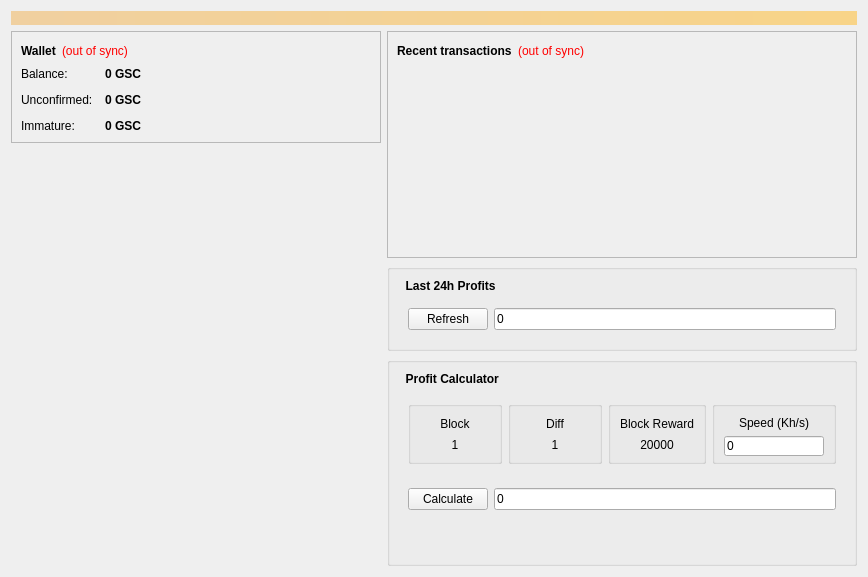
<?xml version="1.0" encoding="UTF-8"?>
<ui version="4.0">
 <class>OverviewPage</class>
 <widget class="QWidget" name="OverviewPage">
  <property name="geometry">
   <rect>
    <x>0</x>
    <y>0</y>
    <width>868</width>
    <height>577</height>
   </rect>
  </property>
  <property name="windowTitle">
   <string>Form</string>
  </property>
  <layout class="QVBoxLayout" name="topLayout">
   <item>
    <widget class="QLabel" name="labelAlerts">
     <property name="visible">
      <bool>false</bool>
     </property>
     <property name="styleSheet">
      <string notr="true">background-color: qlineargradient(x1: 0, y1: 0, x2: 1, y2: 0, stop:0 #F0D0A0, stop:1 #F8D488); color:#000000;</string>
     </property>
     <property name="wordWrap">
      <bool>true</bool>
     </property>
     <property name="margin">
      <number>3</number>
     </property>
    </widget>
   </item>
   <item>
    <layout class="QHBoxLayout" name="horizontalLayout" stretch="1,0">
     <item>
      <layout class="QVBoxLayout" name="verticalLayout_2">
       <item>
        <widget class="QFrame" name="frame">
         <property name="frameShape">
          <enum>QFrame::StyledPanel</enum>
         </property>
         <property name="frameShadow">
          <enum>QFrame::Raised</enum>
         </property>
         <layout class="QVBoxLayout" name="verticalLayout_4">
          <item>
           <layout class="QHBoxLayout" name="horizontalLayout_4">
            <item>
             <widget class="QLabel" name="label_5">
              <property name="font">
               <font>
                <weight>75</weight>
                <bold>true</bold>
               </font>
              </property>
              <property name="text">
               <string>Wallet</string>
              </property>
             </widget>
            </item>
            <item>
             <widget class="QLabel" name="labelWalletStatus">
              <property name="toolTip">
               <string>The displayed information may be out of date. Your wallet automatically synchronizes with the MaxCoin network after a connection is established, but this process has not completed yet.</string>
              </property>
              <property name="styleSheet">
               <string notr="true">QLabel { color: red; }</string>
              </property>
              <property name="text">
               <string notr="true">(out of sync)</string>
              </property>
              <property name="alignment">
               <set>Qt::AlignLeading|Qt::AlignLeft|Qt::AlignVCenter</set>
              </property>
             </widget>
            </item>
            <item>
             <spacer name="horizontalSpacer_2">
              <property name="orientation">
               <enum>Qt::Horizontal</enum>
              </property>
              <property name="sizeHint" stdset="0">
               <size>
                <width>40</width>
                <height>20</height>
               </size>
              </property>
             </spacer>
            </item>
           </layout>
          </item>
          <item>
           <layout class="QFormLayout" name="formLayout_2">
            <property name="fieldGrowthPolicy">
             <enum>QFormLayout::AllNonFixedFieldsGrow</enum>
            </property>
            <property name="horizontalSpacing">
             <number>12</number>
            </property>
            <property name="verticalSpacing">
             <number>12</number>
            </property>
            <item row="0" column="0">
             <widget class="QLabel" name="label">
              <property name="text">
               <string>Balance:</string>
              </property>
             </widget>
            </item>
            <item row="0" column="1">
             <widget class="QLabel" name="labelBalance">
              <property name="font">
               <font>
                <weight>75</weight>
                <bold>true</bold>
               </font>
              </property>
              <property name="cursor">
               <cursorShape>IBeamCursor</cursorShape>
              </property>
              <property name="toolTip">
               <string>Your current balance</string>
              </property>
              <property name="text">
               <string notr="true">0 GSC</string>
              </property>
              <property name="textInteractionFlags">
               <set>Qt::LinksAccessibleByMouse|Qt::TextSelectableByKeyboard|Qt::TextSelectableByMouse</set>
              </property>
             </widget>
            </item>
            <item row="1" column="0">
             <widget class="QLabel" name="label_3">
              <property name="text">
               <string>Unconfirmed:</string>
              </property>
             </widget>
            </item>
            <item row="1" column="1">
             <widget class="QLabel" name="labelUnconfirmed">
              <property name="font">
               <font>
                <weight>75</weight>
                <bold>true</bold>
               </font>
              </property>
              <property name="cursor">
               <cursorShape>IBeamCursor</cursorShape>
              </property>
              <property name="toolTip">
               <string>Total of transactions that have yet to be confirmed, and do not yet count toward the current balance</string>
              </property>
              <property name="text">
               <string notr="true">0 GSC</string>
              </property>
              <property name="textInteractionFlags">
               <set>Qt::LinksAccessibleByMouse|Qt::TextSelectableByKeyboard|Qt::TextSelectableByMouse</set>
              </property>
             </widget>
            </item>
            <item row="2" column="0">
             <widget class="QLabel" name="labelImmatureText">
              <property name="text">
               <string>Immature:</string>
              </property>
             </widget>
            </item>
            <item row="2" column="1">
             <widget class="QLabel" name="labelImmature">
              <property name="font">
               <font>
                <weight>75</weight>
                <bold>true</bold>
               </font>
              </property>
              <property name="toolTip">
               <string>Mined balance that has not yet matured</string>
              </property>
              <property name="text">
               <string notr="true">0 GSC</string>
              </property>
              <property name="textInteractionFlags">
               <set>Qt::LinksAccessibleByMouse|Qt::TextSelectableByKeyboard|Qt::TextSelectableByMouse</set>
              </property>
             </widget>
            </item>
           </layout>
          </item>
         </layout>
        </widget>
       </item>
       <item>
        <spacer name="verticalSpacer">
         <property name="orientation">
          <enum>Qt::Vertical</enum>
         </property>
         <property name="sizeHint" stdset="0">
          <size>
           <width>20</width>
           <height>40</height>
          </size>
         </property>
        </spacer>
       </item>
       <item>
        <widget class="QLabel" name="label_2">
         <property name="layoutDirection">
          <enum>Qt::LeftToRight</enum>
         </property>
         <property name="text">
          <string/>
         </property>
         <property name="pixmap">
          <pixmap resource="../bitcoin.qrc">:/icons/bitcoin</pixmap>
         </property>
         <property name="alignment">
          <set>Qt::AlignBottom|Qt::AlignHCenter</set>
         </property>
        </widget>
       </item>
       <item>
        <spacer name="verticalSpacer_3">
         <property name="orientation">
          <enum>Qt::Vertical</enum>
         </property>
         <property name="sizeHint" stdset="0">
          <size>
           <width>20</width>
           <height>40</height>
          </size>
         </property>
        </spacer>
       </item>
      </layout>
     </item>
     <item>
      <layout class="QVBoxLayout" name="verticalLayout_3">
       <item>
        <widget class="QFrame" name="frame_2">
         <property name="frameShape">
          <enum>QFrame::StyledPanel</enum>
         </property>
         <property name="frameShadow">
          <enum>QFrame::Raised</enum>
         </property>
         <layout class="QVBoxLayout" name="verticalLayout">
          <item>
           <layout class="QHBoxLayout" name="horizontalLayout_2">
            <item>
             <widget class="QLabel" name="label_4">
              <property name="text">
               <string>&lt;b&gt;Recent transactions&lt;/b&gt;</string>
              </property>
             </widget>
            </item>
            <item>
             <widget class="QLabel" name="labelTransactionsStatus">
              <property name="toolTip">
               <string>The displayed information may be out of date. Your wallet automatically synchronizes with the MaxCoin network after a connection is established, but this process has not completed yet.</string>
              </property>
              <property name="styleSheet">
               <string notr="true">QLabel { color: red; }</string>
              </property>
              <property name="text">
               <string notr="true">(out of sync)</string>
              </property>
              <property name="alignment">
               <set>Qt::AlignRight|Qt::AlignTrailing|Qt::AlignVCenter</set>
              </property>
             </widget>
            </item>
            <item>
             <spacer name="horizontalSpacer">
              <property name="orientation">
               <enum>Qt::Horizontal</enum>
              </property>
              <property name="sizeHint" stdset="0">
               <size>
                <width>40</width>
                <height>20</height>
               </size>
              </property>
             </spacer>
            </item>
           </layout>
          </item>
          <item>
           <widget class="QListView" name="listTransactions">
            <property name="styleSheet">
             <string notr="true">QListView { background: transparent; }</string>
            </property>
            <property name="frameShape">
             <enum>QFrame::NoFrame</enum>
            </property>
            <property name="verticalScrollBarPolicy">
             <enum>Qt::ScrollBarAlwaysOff</enum>
            </property>
            <property name="horizontalScrollBarPolicy">
             <enum>Qt::ScrollBarAlwaysOff</enum>
            </property>
            <property name="selectionMode">
             <enum>QAbstractItemView::NoSelection</enum>
            </property>
           </widget>
          </item>
         </layout>
        </widget>
       </item>
       <item>
        <widget class="QGroupBox" name="verticalGroupBox">
         <layout class="QVBoxLayout" name="verticalLayout_9">
          <item>
           <widget class="QLabel" name="label_6">
            <property name="enabled">
             <bool>true</bool>
            </property>
            <property name="font">
             <font>
              <weight>75</weight>
              <bold>true</bold>
             </font>
            </property>
            <property name="text">
             <string>  Last 24h Profits</string>
            </property>
           </widget>
          </item>
          <item>
           <widget class="QFrame" name="horizontalFrame">
            <property name="minimumSize">
             <size>
              <width>0</width>
              <height>0</height>
             </size>
            </property>
            <layout class="QHBoxLayout" name="horizontalLayout_7">
             <item>
              <widget class="QPushButton" name="btnc24hProfits">
               <property name="text">
                <string>Refresh</string>
               </property>
               <property name="checkable">
                <bool>false</bool>
               </property>
              </widget>
             </item>
             <item>
              <widget class="QLineEdit" name="ln24hProfits">
               <property name="text">
                <string>0</string>
               </property>
               <property name="readOnly">
                <bool>true</bool>
               </property>
              </widget>
             </item>
            </layout>
           </widget>
          </item>
         </layout>
        </widget>
       </item>
       <item>
        <widget class="QGroupBox" name="verticalGroupBox">
         <layout class="QVBoxLayout" name="verticalLayout_10">
          <item>
           <widget class="QLabel" name="label_14">
            <property name="font">
             <font>
              <weight>75</weight>
              <bold>true</bold>
             </font>
            </property>
            <property name="text">
             <string>  Profit Calculator</string>
            </property>
           </widget>
          </item>
          <item>
           <widget class="QFrame" name="horizontalFrame">
            <property name="minimumSize">
             <size>
              <width>0</width>
              <height>10</height>
             </size>
            </property>
            <layout class="QHBoxLayout" name="horizontalLayout_6">
             <item>
              <widget class="QGroupBox" name="verticalGroupBox">
               <property name="minimumSize">
                <size>
                 <width>70</width>
                 <height>0</height>
                </size>
               </property>
               <layout class="QVBoxLayout" name="verticalLayout_5">
                <item>
                 <widget class="QLabel" name="label_8">
                  <property name="sizePolicy">
                   <sizepolicy hsizetype="Expanding" vsizetype="Preferred">
                    <horstretch>0</horstretch>
                    <verstretch>0</verstretch>
                   </sizepolicy>
                  </property>
                  <property name="minimumSize">
                   <size>
                    <width>70</width>
                    <height>0</height>
                   </size>
                  </property>
                  <property name="layoutDirection">
                   <enum>Qt::LeftToRight</enum>
                  </property>
                  <property name="text">
                   <string>Block</string>
                  </property>
                  <property name="alignment">
                   <set>Qt::AlignCenter</set>
                  </property>
                 </widget>
                </item>
                <item>
                 <widget class="QLabel" name="lbCalcBlock">
                  <property name="text">
                   <string>1</string>
                  </property>
                  <property name="alignment">
                   <set>Qt::AlignCenter</set>
                  </property>
                 </widget>
                </item>
               </layout>
              </widget>
             </item>
             <item>
              <widget class="QGroupBox" name="verticalGroupBox">
               <property name="minimumSize">
                <size>
                 <width>70</width>
                 <height>0</height>
                </size>
               </property>
               <layout class="QVBoxLayout" name="verticalLayout_6">
                <item>
                 <widget class="QLabel" name="label_7">
                  <property name="sizePolicy">
                   <sizepolicy hsizetype="Expanding" vsizetype="Preferred">
                    <horstretch>0</horstretch>
                    <verstretch>0</verstretch>
                   </sizepolicy>
                  </property>
                  <property name="minimumSize">
                   <size>
                    <width>70</width>
                    <height>0</height>
                   </size>
                  </property>
                  <property name="text">
                   <string>Diff</string>
                  </property>
                  <property name="alignment">
                   <set>Qt::AlignCenter</set>
                  </property>
                 </widget>
                </item>
                <item>
                 <widget class="QLabel" name="lbCalcDiff">
                  <property name="text">
                   <string>1</string>
                  </property>
                  <property name="alignment">
                   <set>Qt::AlignCenter</set>
                  </property>
                 </widget>
                </item>
               </layout>
              </widget>
             </item>
             <item>
              <widget class="QGroupBox" name="verticalGroupBox">
               <property name="minimumSize">
                <size>
                 <width>70</width>
                 <height>0</height>
                </size>
               </property>
               <layout class="QVBoxLayout" name="verticalLayout_8">
                <item>
                 <widget class="QLabel" name="label_11">
                  <property name="sizePolicy">
                   <sizepolicy hsizetype="Expanding" vsizetype="Preferred">
                    <horstretch>0</horstretch>
                    <verstretch>0</verstretch>
                   </sizepolicy>
                  </property>
                  <property name="minimumSize">
                   <size>
                    <width>70</width>
                    <height>0</height>
                   </size>
                  </property>
                  <property name="text">
                   <string>Block Reward</string>
                  </property>
                  <property name="alignment">
                   <set>Qt::AlignCenter</set>
                  </property>
                 </widget>
                </item>
                <item>
                 <widget class="QLabel" name="lbCalcBlockRW">
                  <property name="text">
                   <string>20000</string>
                  </property>
                  <property name="alignment">
                   <set>Qt::AlignCenter</set>
                  </property>
                 </widget>
                </item>
               </layout>
              </widget>
             </item>
             <item>
              <widget class="QGroupBox" name="verticalGroupBox">
               <layout class="QVBoxLayout" name="verticalLayout_7">
                <item>
                 <widget class="QLabel" name="label_13">
                  <property name="sizePolicy">
                   <sizepolicy hsizetype="Expanding" vsizetype="Preferred">
                    <horstretch>0</horstretch>
                    <verstretch>0</verstretch>
                   </sizepolicy>
                  </property>
                  <property name="text">
                   <string>Speed (Kh/s)</string>
                  </property>
                  <property name="alignment">
                   <set>Qt::AlignCenter</set>
                  </property>
                 </widget>
                </item>
                <item>
                 <widget class="QLineEdit" name="lnCalcSpeed">
                  <property name="minimumSize">
                   <size>
                    <width>0</width>
                    <height>20</height>
                   </size>
                  </property>
                  <property name="maximumSize">
                   <size>
                    <width>100</width>
                    <height>16777215</height>
                   </size>
                  </property>
                  <property name="inputMethodHints">
                   <set>Qt::ImhDigitsOnly|Qt::ImhNoAutoUppercase</set>
                  </property>
                  <property name="text">
                   <string>0</string>
                  </property>
                 </widget>
                </item>
               </layout>
              </widget>
             </item>
            </layout>
           </widget>
          </item>
          <item>
           <widget class="QFrame" name="horizontalFrame">
            <property name="minimumSize">
             <size>
              <width>0</width>
              <height>0</height>
             </size>
            </property>
            <layout class="QHBoxLayout" name="horizontalLayout_8">
             <item>
              <widget class="QPushButton" name="btcCalc">
               <property name="maximumSize">
                <size>
                 <width>80</width>
                 <height>16777215</height>
                </size>
               </property>
               <property name="text">
                <string>Calculate</string>
               </property>
              </widget>
             </item>
             <item>
              <widget class="QLineEdit" name="lnCalcProfit">
               <property name="text">
                <string>0</string>
               </property>
               <property name="readOnly">
                <bool>true</bool>
               </property>
              </widget>
             </item>
            </layout>
           </widget>
          </item>
          <item>
           <spacer name="verticalSpacer_2">
            <property name="orientation">
             <enum>Qt::Vertical</enum>
            </property>
            <property name="sizeHint" stdset="0">
             <size>
              <width>20</width>
              <height>40</height>
             </size>
            </property>
           </spacer>
          </item>
         </layout>
        </widget>
       </item>
      </layout>
     </item>
    </layout>
   </item>
  </layout>
 </widget>
 <resources>
  <include location="../bitcoin.qrc"/>
 </resources>
 <connections/>
</ui>
